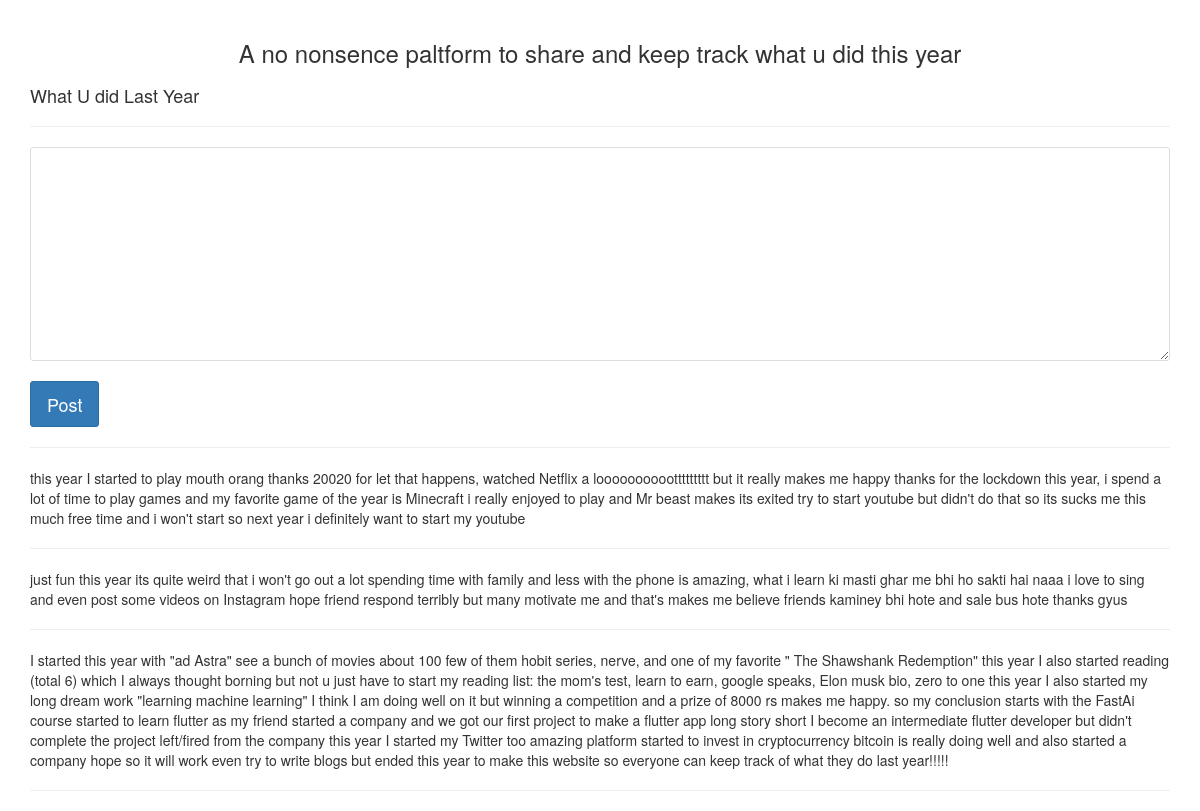
Before: / with the older database file.
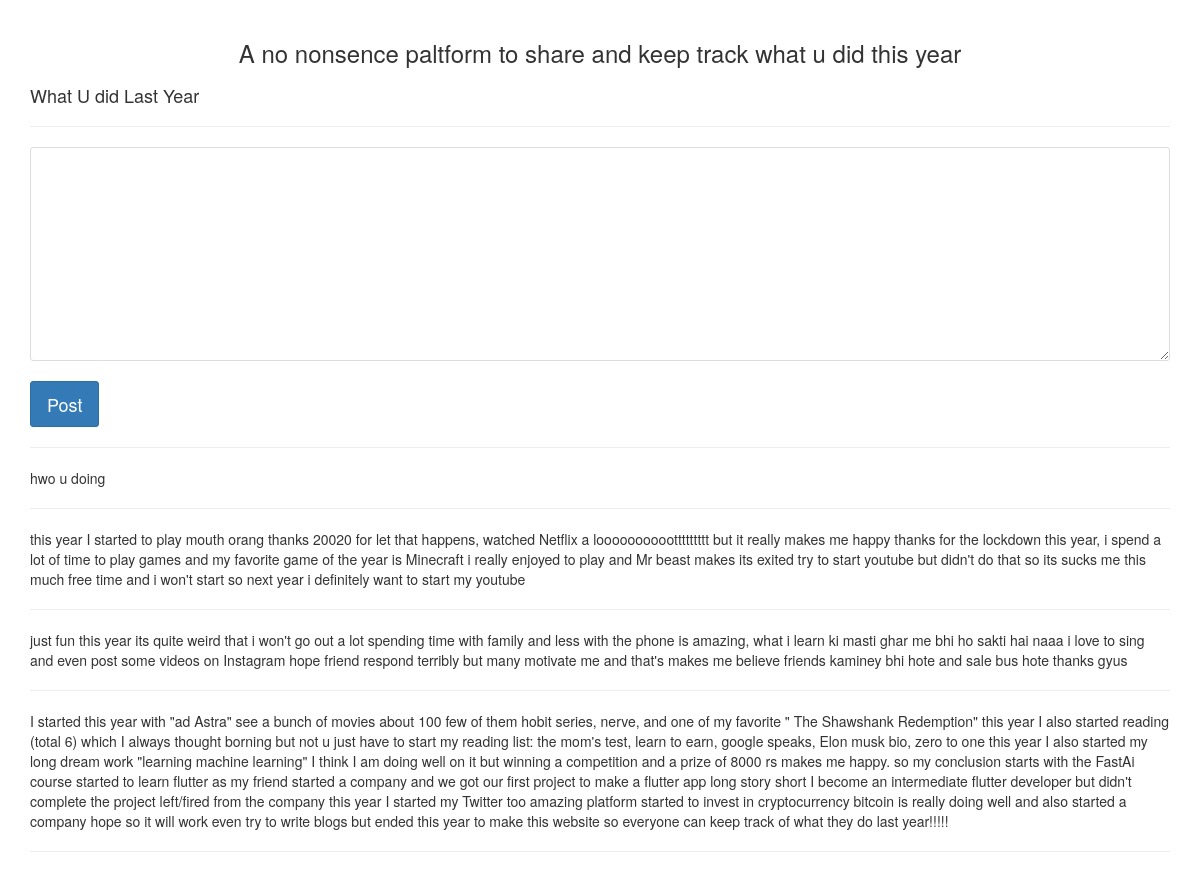
After: the same page with the newer database file.
### store/models.py (models this page shows, shortened)
class Blog(models.Model):
    body = models.TextField()
    created = models.DateTimeField(auto_now_add=True)
    points = models.IntegerField(blank=True, null=True)
    totalComments = models.IntegerField(blank=True, null=True, default=0)

### store/views.py (the view, shortened to what this page needs)
# urls.py: path('', views.blog, name="blog"),
def blog(request):
    blogs = Blog.objects.all().order_by('-created')
    comments = Comment.objects.all()
    context = {'forms': BlogForm, 'blogs': blogs, 'comments': comments}
    return render(request, 'blog.html', context)

### store/templates/blog.html (shortened to what this page needs)
{% load static %}
<!DOCTYPE html>
<html lang="en">
<head>
    <link rel="stylesheet" href="https://maxcdn.bootstrapcdn.com/bootstrap/3.3.7/css/bootstrap.min.css">
    <link rel="stylesheet" href="{% static 'css/user.css' %}">
</head>
<body>
    <div class="text-center">
        <br>
        <H3>A no nonsence paltform to share and keep track what u did this year</H3>
    </div>
    <div class="container">
        <H4>What U did Last Year</H4>
        <hr>
        <form method="POST">
            {% for field in forms %}
            {{field}}
            {% endfor %}
            <br>
            <button class="btn btn-primary btn-lg">Post</button>
        </form>
    </div>
    <div class="container">
        <hr>
        {% for blog in blogs %}
        {{blog.body}}
        <hr>
        {% endfor %}
    </div>
</body>
</html>

Changed rows visible on the page:
added Blog: body "hwo u doing"
